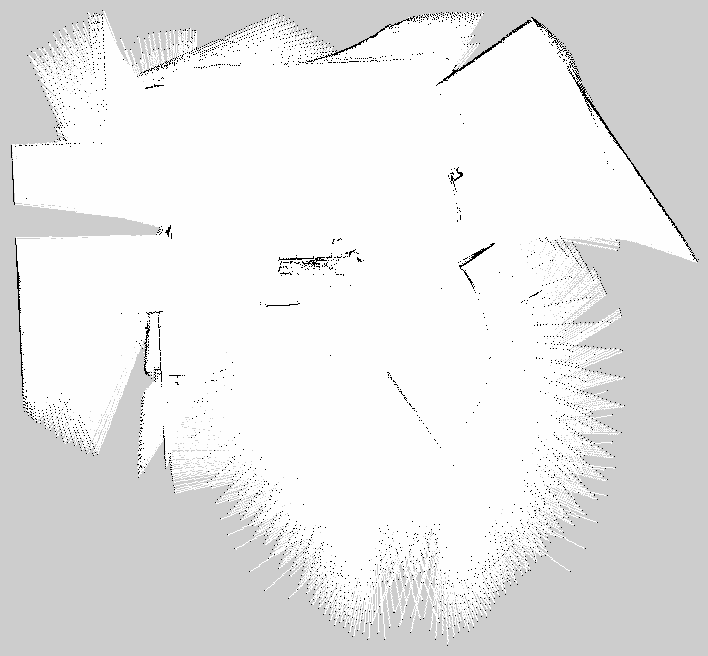
#> input picture DataRTABMap/mapa_rtabmap_1.pgm, 708 x 656 px
$ python generate_corners_image.py --input ../DataRTABMap/mapa_rtabmap_1.pgm --output out.png
#> lines starting #> are read from the running program, lines starting #| are printed output that depends on the picture; after the words box and inside, x2 and y2 are one past the last pixel; in counts of white or black regions, pixels touching at a corner belong together
#!/usr/bin/env python3
import cv2 as cv
import numpy as np
import os
import argparse

def generate_corners_image(image_path, output_filename):
#> called with image_path = '../DataRTABMap/mapa_rtabmap_1.pgm', output_filename = 'out.png'
    script_dir = os.path.dirname(os.path.abspath(__file__))
    repo_root = os.path.abspath(os.path.join(script_dir, '..'))
    output_dir = os.path.join(repo_root, 'tools', 'images_harris')
    os.makedirs(output_dir, exist_ok=True)

    output_path = os.path.join(output_dir, output_filename)

    img = cv.imread(image_path, cv.IMREAD_GRAYSCALE)
#> img is the input picture: shape (656, 708); min 0, max 254, mean 231.3
    if img is None:
        print(f"[ERROR] Could not read image: {image_path}")
        return

    img_color = cv.cvtColor(img, cv.COLOR_GRAY2BGR)

    _, binary = cv.threshold(img, 200, 255, cv.THRESH_BINARY_INV)
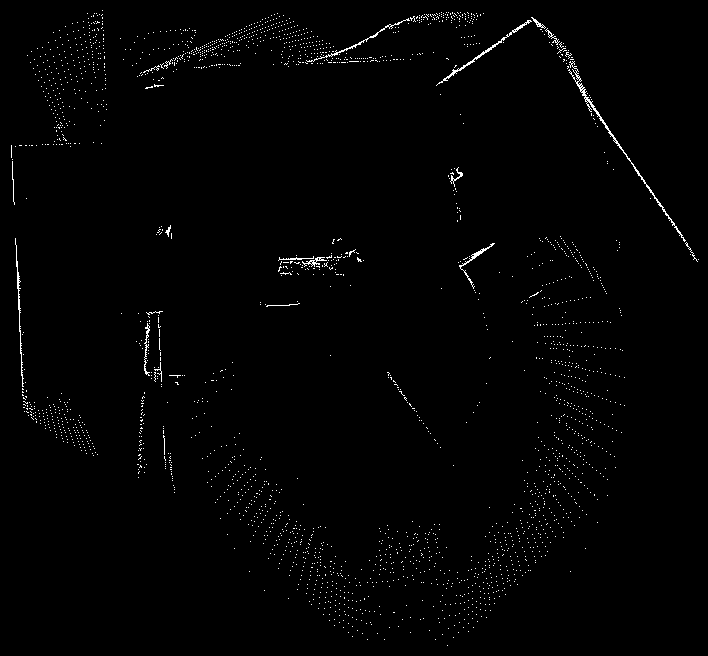
#> binary: shape (656, 708); 1.1% white in thin lines or dots

    kernel = np.ones((3, 3), np.uint8)
    binary = cv.morphologyEx(binary, cv.MORPH_CLOSE, kernel)
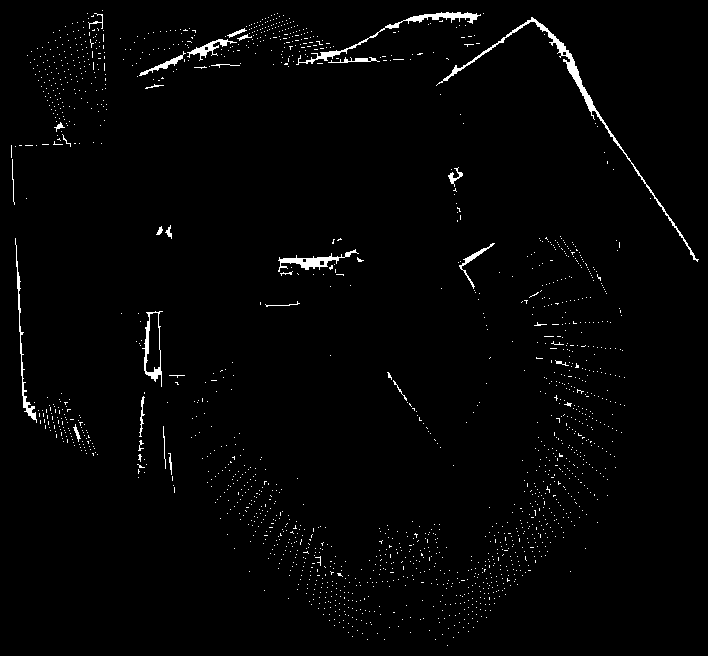
#> binary: shape (656, 708); 1.7% white; 1723 white regions (1694 under 20 px), largest, box (x1, y1, x2, y2) and area: (436, 17, 699, 262) 1374, (296, 12, 481, 65) 770, (278, 249, 359, 272) 497

    corners = cv.goodFeaturesToTrack(
        image=binary,
        maxCorners=600,
        qualityLevel=0.08,
        minDistance=10,
        blockSize=3,
        useHarrisDetector=True,
        k=0.04
    )
#> corners = 267 rows, first 8: [304, 260], [564, 53], [206, 48], [290, 273], [143, 397], [28, 406], [159, 375], [319, 55]

    if corners is not None:
        corners = np.int32(corners)
#> corners = contour of 267 points, box (x1, y1, x2, y2) (12, 12, 698, 613), area 129312
        for i in corners:
            x, y = i.ravel()
            cv.circle(img_color, (x, y), 2, (0, 0, 255), -1)
#> this loop made 267 passes
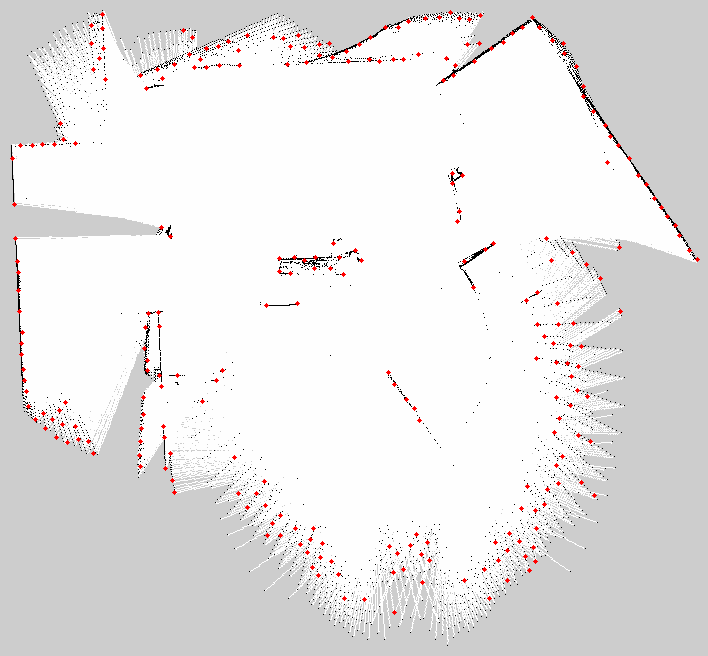
#> img_color: shape (656, 708, 3); 0.75% of pixels changed, all inside (x1, y1, x2, y2) = (10, 10, 700, 615)

    cv.imwrite(output_path, img_color)
    print(f"[OK] Successfully saved to: {output_path} (Detected {len(corners) if corners is not None else 0} corners)")
#| [OK] Successfully saved to: tools/images_harris/out.png (Detected 267 corners)

if __name__ == "__main__":
    parser = argparse.ArgumentParser(description="Process SLAM maps and extract corners with clean non-max suppression.")
    parser.add_argument("-i", "--input", required=True, help="Input image path")
    parser.add_argument("-o", "--output", required=True, help="Output filename")

    args = parser.parse_args()
    generate_corners_image(args.input, args.output)

$ run again, on DataRTABMap/mapa_rtabmap_3.pgm
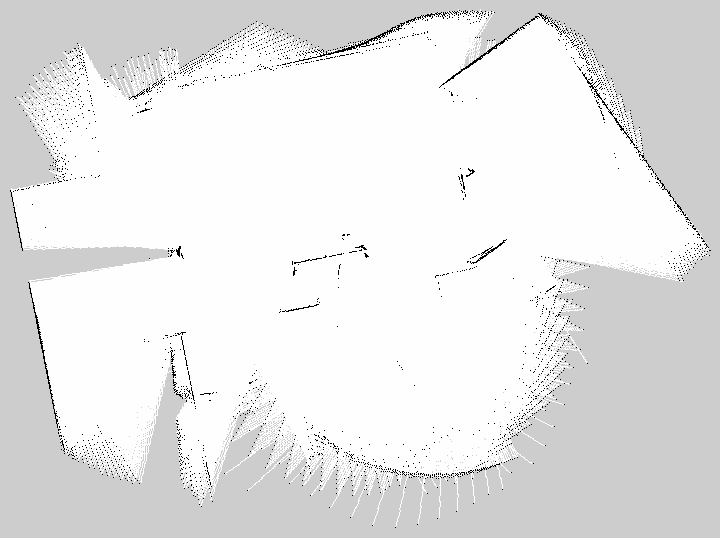
#> input picture DataRTABMap/mapa_rtabmap_3.pgm, 720 x 538 px
#> in generate_corners_image, img is the input picture: shape (538, 720); min 0, max 254, mean 231.2
#> in generate_corners_image, `binary = cv.morphologyEx(binary, cv.MORPH_CLOSE, kernel)`:
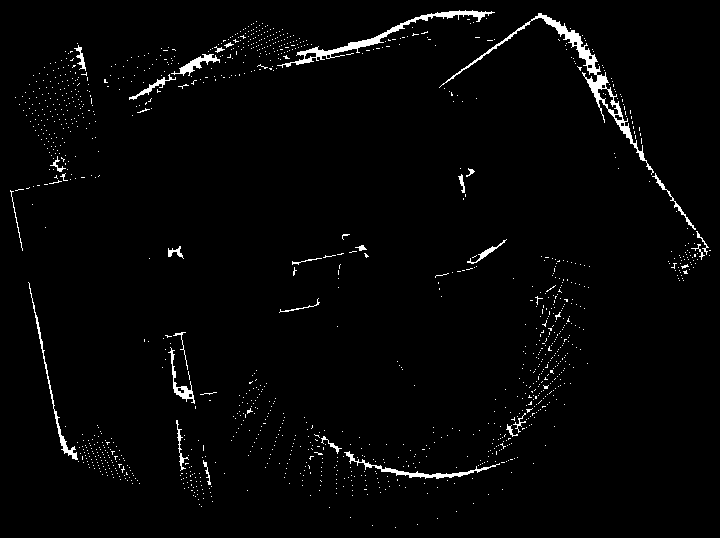
#> binary: shape (538, 720); 2.2% white; 1281 white regions (1252 under 20 px), largest, box (x1, y1, x2, y2) and area: (439, 13, 654, 175) 1768, (277, 10, 495, 68) 1180, (344, 451, 500, 479) 554
#> in generate_corners_image, `corners = cv.goodFeaturesToTrack( image=binary, maxCorners=600, qualit..`: corners = 231 rows, first 8: [190, 395], [622, 124], [603, 86], [590, 57], [575, 43], [551, 371], [328, 56], [77, 56]
#> in generate_corners_image, `corners = np.int32(corners)`: corners = contour of 231 points, box (x1, y1, x2, y2) (11, 14, 707, 491), area 35413
#> the loop in generate_corners_image, `for i in corners:` made 231 passes
#> after the loop in generate_corners_image, `for i in corners:`:
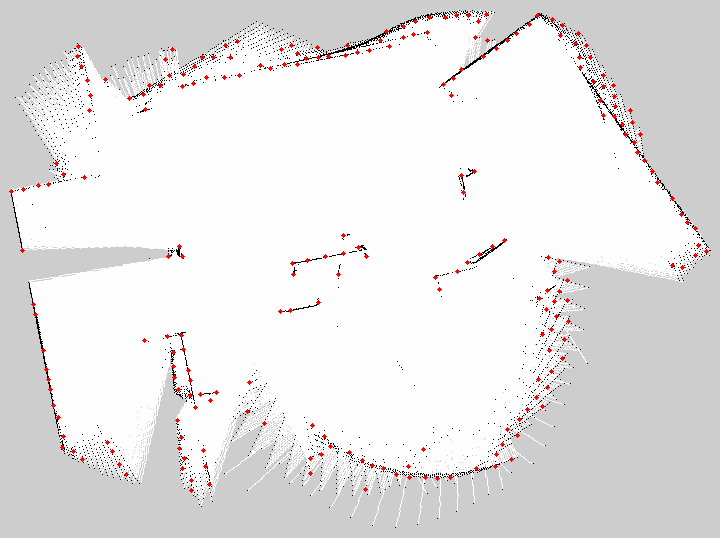
#> img_color: shape (538, 720, 3); 0.78% of pixels changed, all inside (x1, y1, x2, y2) = (9, 12, 709, 493)
#| [OK] Successfully saved to: tools/images_harris/out.png (Detected 231 corners)

$ run again, on DataRTABMap/mapa_rtabmap_4.pgm
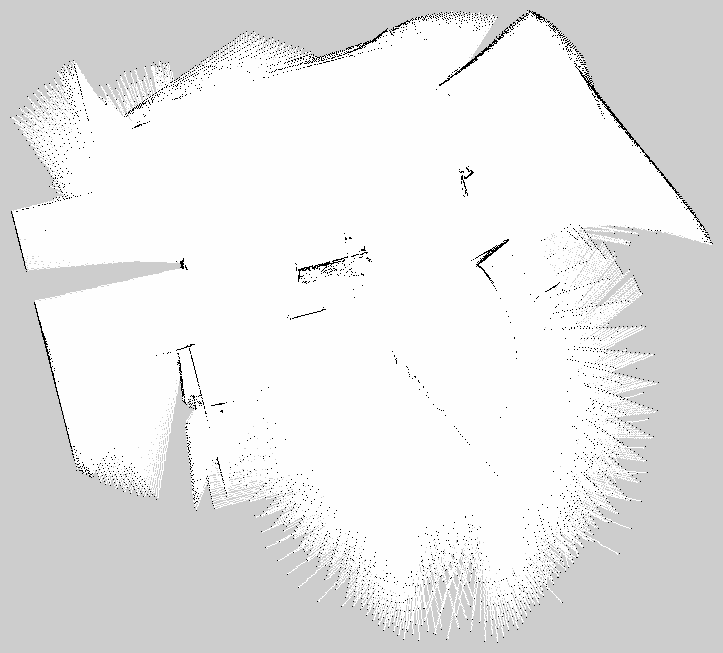
#> input picture DataRTABMap/mapa_rtabmap_4.pgm, 723 x 653 px
#> in generate_corners_image, img is the input picture: shape (653, 723); min 0, max 254, mean 231
#> in generate_corners_image, `binary = cv.morphologyEx(binary, cv.MORPH_CLOSE, kernel)`:
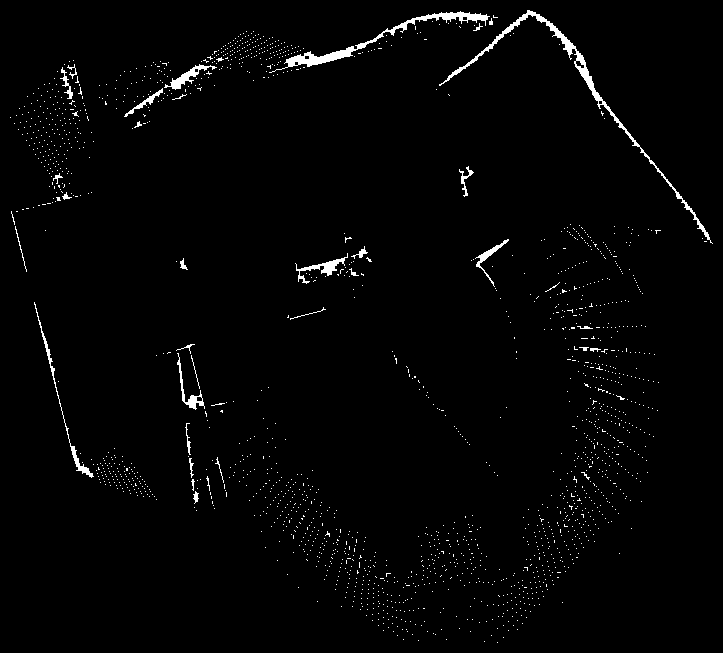
#> binary: shape (653, 723); 1.8% white; 1852 white regions (1820 under 20 px), largest, box (x1, y1, x2, y2) and area: (439, 10, 713, 244) 1648, (269, 11, 490, 73) 1316, (34, 302, 94, 478) 430
#> in generate_corners_image, `corners = cv.goodFeaturesToTrack( image=binary, maxCorners=600, qualit..`: corners = 232 rows, first 8: [600, 102], [196, 70], [296, 63], [462, 172], [563, 291], [221, 411], [197, 403], [583, 66]
#> in generate_corners_image, `corners = np.int32(corners)`: corners = contour of 232 points, box (x1, y1, x2, y2) (15, 10, 709, 609), area 218350
#> the loop in generate_corners_image, `for i in corners:` made 232 passes
#> after the loop in generate_corners_image, `for i in corners:`:
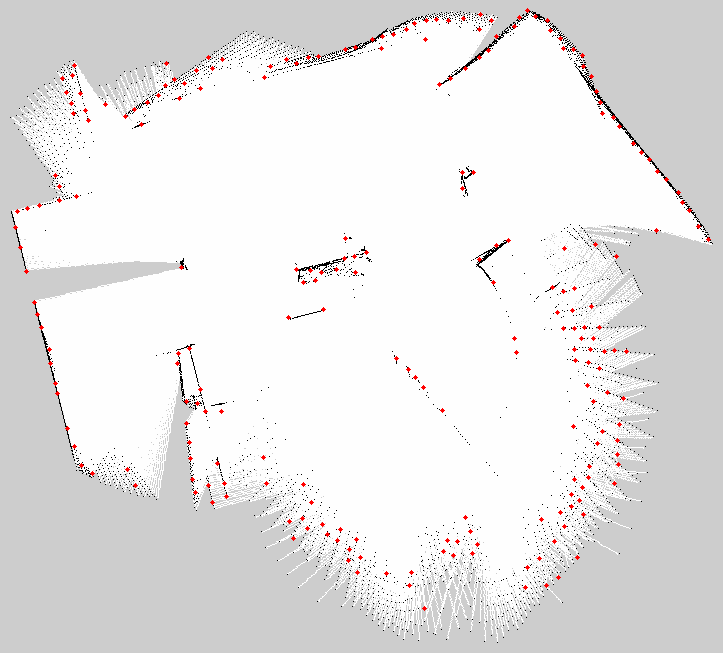
#> img_color: shape (653, 723, 3); 0.64% of pixels changed, all inside (x1, y1, x2, y2) = (13, 8, 711, 611)
#| [OK] Successfully saved to: tools/images_harris/out.png (Detected 232 corners)
